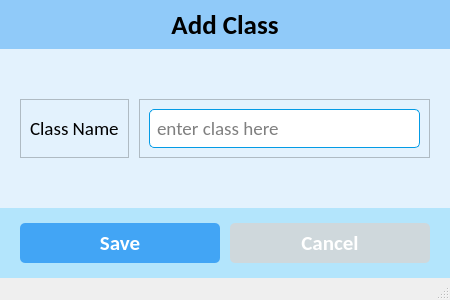
<?xml version="1.0" encoding="UTF-8"?>
<ui version="4.0">
 <class>AddClassWindow</class>
 <widget class="QMainWindow" name="AddClassWindow">
  <property name="geometry">
   <rect>
    <x>0</x>
    <y>0</y>
    <width>450</width>
    <height>300</height>
   </rect>
  </property>
  <property name="minimumSize">
   <size>
    <width>450</width>
    <height>300</height>
   </size>
  </property>
  <property name="windowTitle">
   <string>Add Class</string>
  </property>
  <widget class="QWidget" name="centralwidget">
   <property name="styleSheet">
    <string notr="true">* {
	background-color: #e3f2fd;
}
#std_image {
	background-color: #fff;
}

#header_frame, #label {
	background-color: #90caf9;
}

#bottom_widget {
	background-color: #b3e5fc;
}

QPushButton {
	background-color: #42a5f5;
	border-radius: 5px;
	color: #fff;
}

#btn_cancel {
	background-color: #cfd8dc;
	border-radius: 5px;
	color: #fff;
}

QLineEdit {
	background-color: #fff;
	border-radius: 5px;
	border: 1px solid #039be5;
	padding: 5px 5px;
}
</string>
   </property>
   <layout class="QVBoxLayout" name="verticalLayout_3">
    <property name="spacing">
     <number>0</number>
    </property>
    <property name="leftMargin">
     <number>0</number>
    </property>
    <property name="topMargin">
     <number>0</number>
    </property>
    <property name="rightMargin">
     <number>0</number>
    </property>
    <property name="bottomMargin">
     <number>0</number>
    </property>
    <item>
     <widget class="QLabel" name="label">
      <property name="font">
       <font>
        <family>Calibri</family>
        <pointsize>20</pointsize>
        <weight>75</weight>
        <bold>true</bold>
       </font>
      </property>
      <property name="text">
       <string>Add Class</string>
      </property>
      <property name="alignment">
       <set>Qt::AlignCenter</set>
      </property>
      <property name="margin">
       <number>10</number>
      </property>
     </widget>
    </item>
    <item>
     <widget class="QWidget" name="widget" native="true">
      <layout class="QHBoxLayout" name="horizontalLayout">
       <property name="spacing">
        <number>10</number>
       </property>
       <property name="leftMargin">
        <number>20</number>
       </property>
       <property name="topMargin">
        <number>50</number>
       </property>
       <property name="rightMargin">
        <number>20</number>
       </property>
       <property name="bottomMargin">
        <number>50</number>
       </property>
       <item>
        <widget class="QFrame" name="frame">
         <property name="frameShape">
          <enum>QFrame::StyledPanel</enum>
         </property>
         <property name="frameShadow">
          <enum>QFrame::Raised</enum>
         </property>
         <layout class="QVBoxLayout" name="verticalLayout">
          <item>
           <widget class="QLabel" name="label_2">
            <property name="font">
             <font>
              <family>Calibri</family>
              <pointsize>14</pointsize>
             </font>
            </property>
            <property name="text">
             <string>Class Name</string>
            </property>
           </widget>
          </item>
         </layout>
        </widget>
       </item>
       <item>
        <widget class="QFrame" name="frame_2">
         <property name="frameShape">
          <enum>QFrame::StyledPanel</enum>
         </property>
         <property name="frameShadow">
          <enum>QFrame::Raised</enum>
         </property>
         <layout class="QVBoxLayout" name="verticalLayout_2">
          <item>
           <widget class="QLineEdit" name="txt_class">
            <property name="font">
             <font>
              <family>Calibri</family>
              <pointsize>14</pointsize>
             </font>
            </property>
            <property name="placeholderText">
             <string>enter class here</string>
            </property>
           </widget>
          </item>
         </layout>
        </widget>
       </item>
      </layout>
     </widget>
    </item>
    <item>
     <widget class="QWidget" name="bottom_widget" native="true">
      <layout class="QHBoxLayout" name="horizontalLayout_3">
       <property name="spacing">
        <number>10</number>
       </property>
       <property name="leftMargin">
        <number>20</number>
       </property>
       <property name="topMargin">
        <number>15</number>
       </property>
       <property name="rightMargin">
        <number>20</number>
       </property>
       <property name="bottomMargin">
        <number>15</number>
       </property>
       <item>
        <widget class="QPushButton" name="btn_save">
         <property name="minimumSize">
          <size>
           <width>0</width>
           <height>40</height>
          </size>
         </property>
         <property name="font">
          <font>
           <family>Calibri</family>
           <pointsize>16</pointsize>
           <weight>75</weight>
           <bold>true</bold>
          </font>
         </property>
         <property name="text">
          <string>Save</string>
         </property>
         <property name="icon">
          <iconset resource="../resources.qrc">
           <normaloff>:/icons/assets/icons/save.png</normaloff>:/icons/assets/icons/save.png</iconset>
         </property>
         <property name="iconSize">
          <size>
           <width>32</width>
           <height>32</height>
          </size>
         </property>
        </widget>
       </item>
       <item>
        <widget class="QPushButton" name="btn_cancel">
         <property name="minimumSize">
          <size>
           <width>0</width>
           <height>40</height>
          </size>
         </property>
         <property name="font">
          <font>
           <family>Calibri</family>
           <pointsize>16</pointsize>
           <weight>75</weight>
           <bold>true</bold>
          </font>
         </property>
         <property name="text">
          <string>Cancel</string>
         </property>
         <property name="icon">
          <iconset resource="../resources.qrc">
           <normaloff>:/icons/assets/icons/close.png</normaloff>:/icons/assets/icons/close.png</iconset>
         </property>
         <property name="iconSize">
          <size>
           <width>32</width>
           <height>32</height>
          </size>
         </property>
        </widget>
       </item>
      </layout>
     </widget>
    </item>
   </layout>
  </widget>
  <widget class="QStatusBar" name="statusbar"/>
 </widget>
 <resources>
  <include location="../resources.qrc"/>
 </resources>
 <connections/>
</ui>
